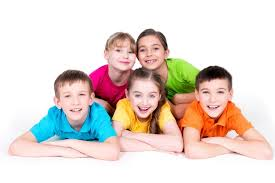
#> input picture img5.jfif, 275 x 183 px
$ python smoothing.py
#> lines starting #> are read from the running program, lines starting #| are printed output that depends on the picture
import cv2 as cv
from cv2 import GaussianBlur

img = cv.imread("img5.jfif")
#> img is the input picture: shape (183, 275, 3); mean B, G, R 209.1, 215.8, 227.1
cv.imshow("Original Image", img)

# Averaging
average = cv.blur(img, (7, 7))
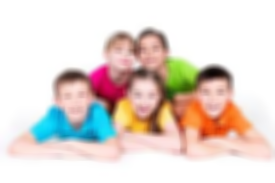
#> average: shape (183, 275, 3); mean B, G, R 209.1, 215.8, 227.1
cv.imshow("Average Blur", average)

# Gaussian Blur
# less blur than average
gauss = cv.GaussianBlur(img, (7, 7), 0)
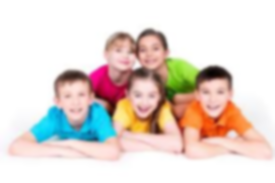
#> gauss: shape (183, 275, 3); mean B, G, R 209.1, 215.8, 227.1
cv.imshow("Gaussian Blur", gauss)

# Median Blur
median = cv.medianBlur(img, 7)
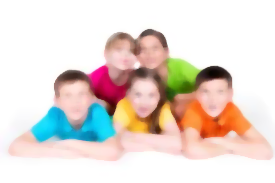
#> median: shape (183, 275, 3); mean B, G, R 210.4, 217.3, 228.9
cv.imshow("Median Blur", median)

# Bilateral
# most effective as it retains the edges
bilateral = cv.bilateralFilter(img, 10, 15, 15)
cv.imshow("Bilateral", bilateral)

cv.waitKey(0)

$ run again, with apple.jfif copied over img5.jfif
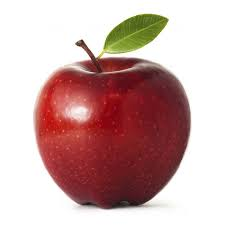
#> input picture apple.jfif, 225 x 225 px
#> img is the input picture: shape (225, 225, 3); mean B, G, R 168.5, 170.8, 203.5
#> `average = cv.blur(img, (7, 7))`:
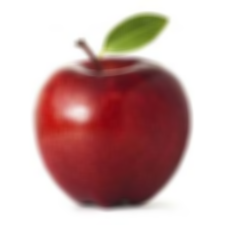
#> average: shape (225, 225, 3); mean B, G, R 168.5, 170.8, 203.5
